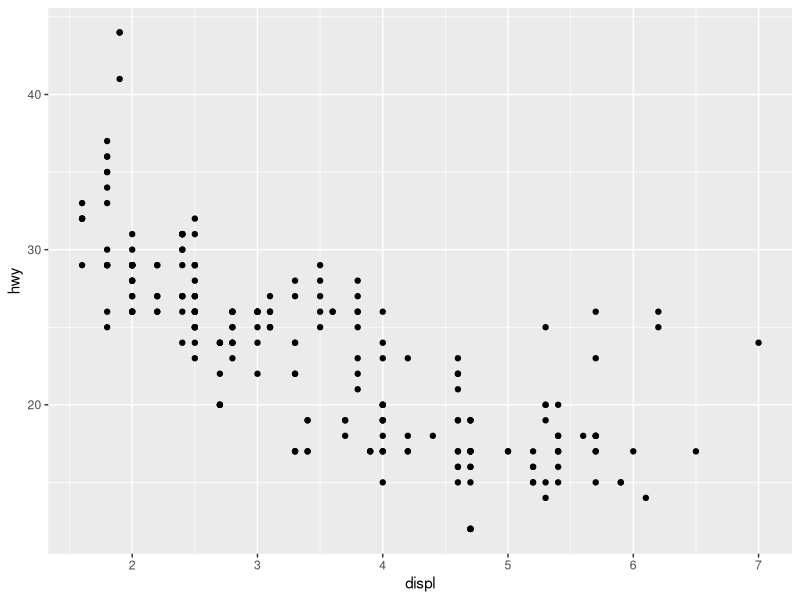
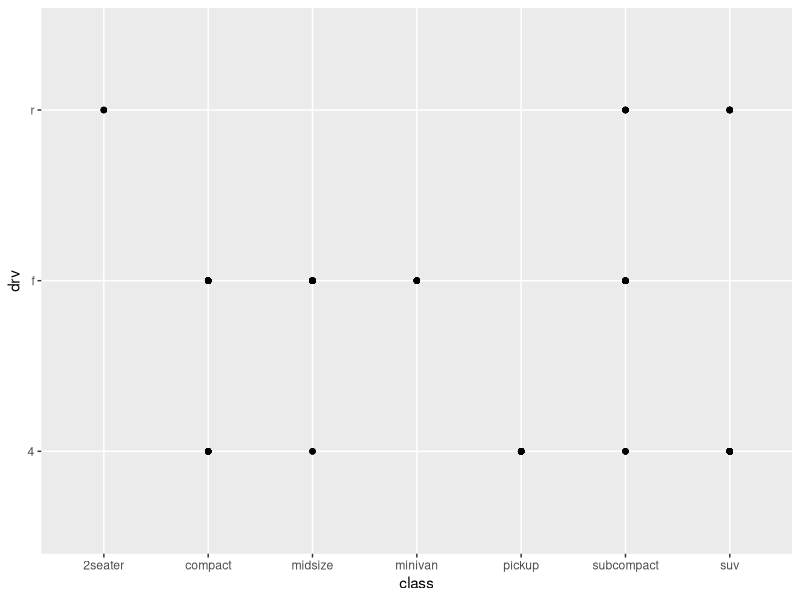
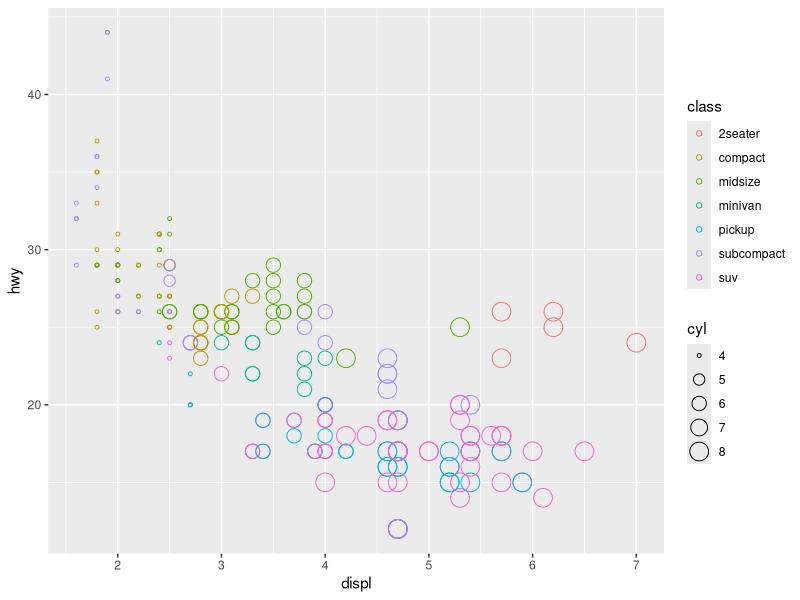
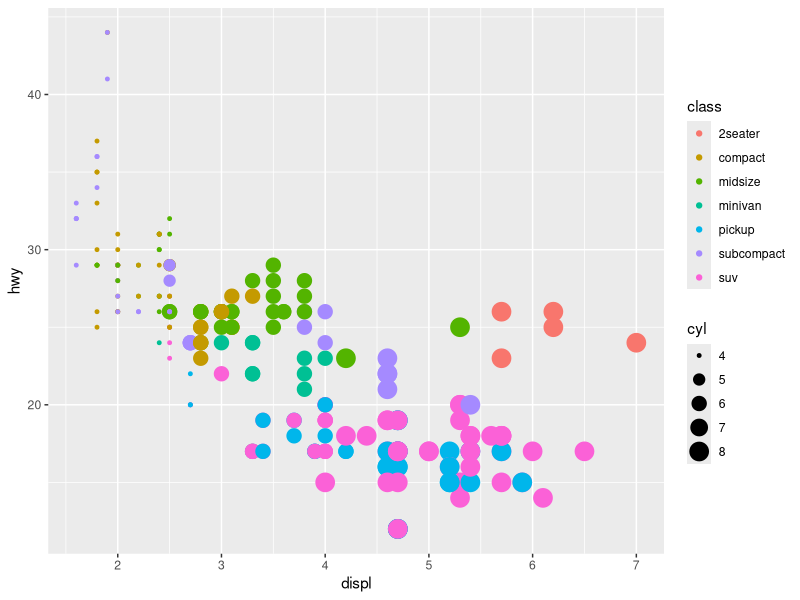
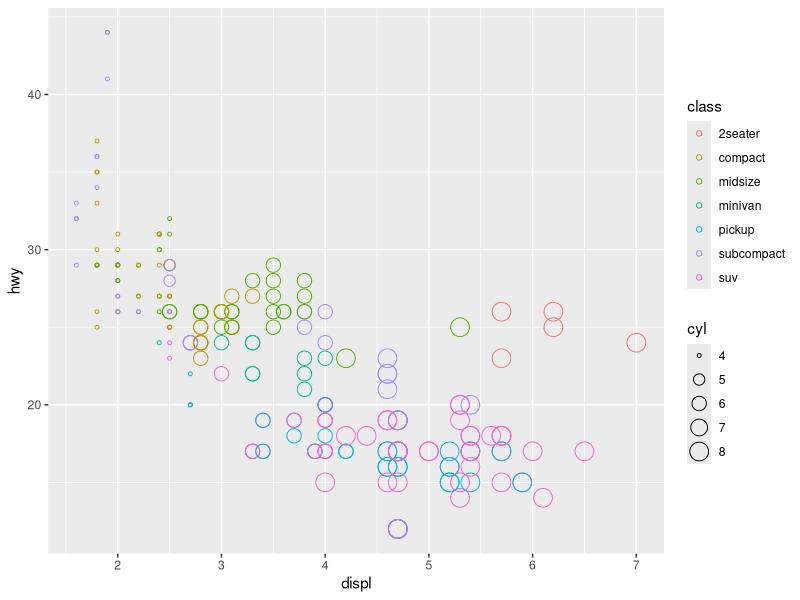
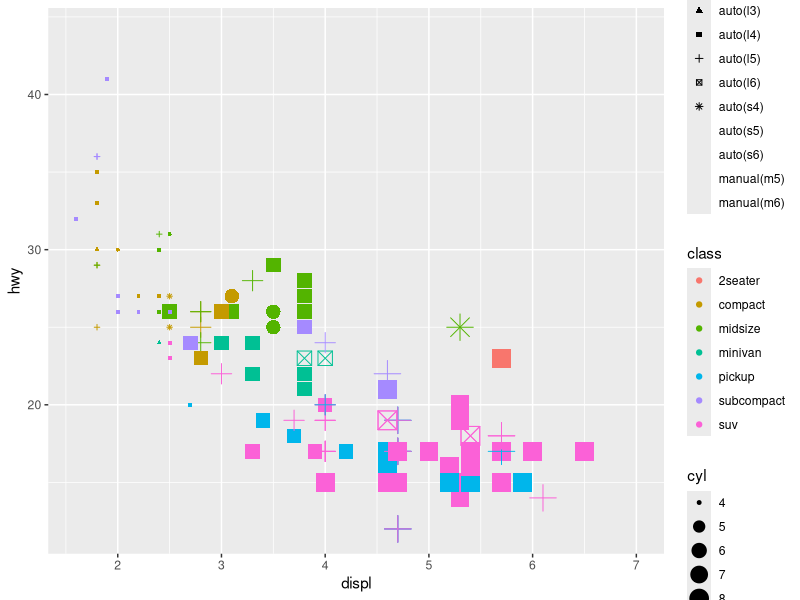
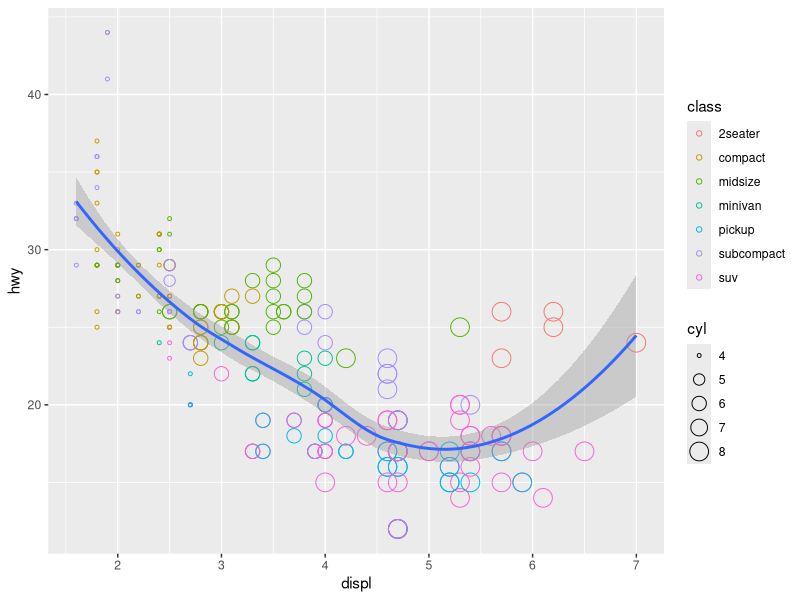
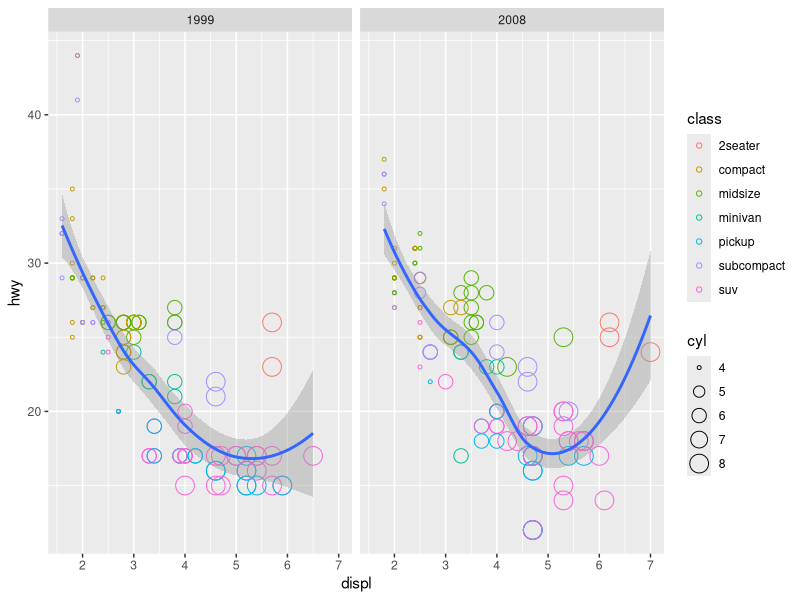

Generate these figures, in order, with R:
library(tidyverse)

mpg
?mpg

?cars
cars

View(mpg)

head(cars)
tail(cars)


ggplot(data = mpg) + 
  geom_point(mapping = aes(x = displ, y = hwy))

ggplot(data = mpg) +
  geom_point(mapping = aes(x = class, y = drv))
 
ggplot(data = mpg) + 
  geom_point(mapping = aes(x = displ, y = hwy, color = class, size = cyl), shape = 1)

ggplot(data = mpg) + 
  geom_point(mapping = aes(x = displ, y = hwy, color = class, size = cyl))   

ggplot(data = mpg) + 
  geom_point(mapping = aes(x = displ, y = hwy, color = class, size = cyl), shape = 1)
       
ggplot(data = mpg) + 
  geom_point(mapping = aes(x = displ, y = hwy, color = class, size = cyl, shape = trans))      

ggplot(data = mpg) + 
  geom_point(mapping = aes(x = displ, y = hwy, color = class, size = cyl), shape = 1) +
  geom_smooth(mapping = aes(x = displ, y = hwy))

ggplot(data = mpg, mapping = aes(x = displ, y = hwy)) + 
  geom_point(mapping = aes(color = class, size = cyl), shape = 1) +
  geom_smooth() +
  facet_wrap(~ year, nrow=1)
